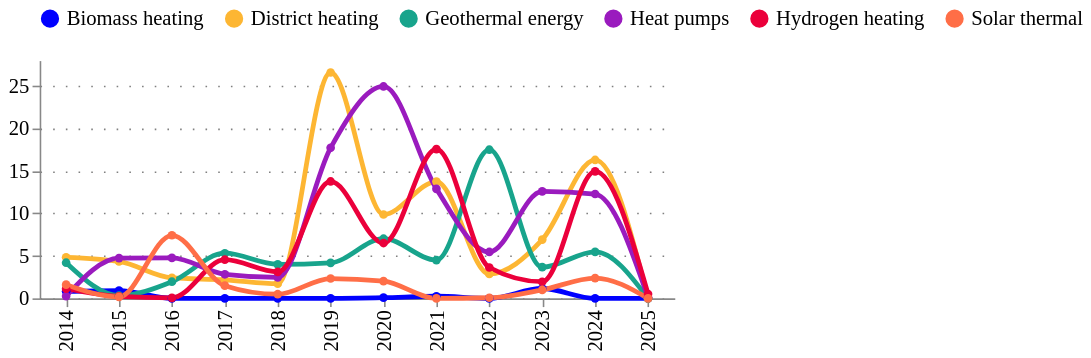

Notebook code cell kept with this figure:
### Code cell
chart_df = (
    gtr_ts_df
    .query("theme in @categories_to_show")
)
def normalise_ts(ts_df, base_year, variable):
    """normalise the data with respect to base_year"""
    normalised_ts_df = []
    for theme, theme_df in ts_df.groupby("theme"):
        theme_df = theme_df.copy()
        theme_df[variable] = theme_df[variable] / theme_df.query("year == @base_year")[variable].values[0]
        normalised_ts_df.append(theme_df)
    return pd.concat(normalised_ts_df, ignore_index=True)

# chart_df = normalise_ts(chart_df, 2014)

fig = charts.ts_smooth(
    ts = chart_df,
    variable="amount",
    variable_title="",
    category_column="theme",
    categories_to_show=categories_to_show,
    time_column="year",
)
charts.configure_plots(fig)

### Figure 1 — Vega-Lite specification as saved in the notebook (floating-point values rounded to 4 significant figures)
{"config": {"title": {"font": "Averta", "anchor": "start"}, "subtitle": {"font": "Averta"}, "axis": {"labelFont": "Averta", "titleFont": "Averta", "gridColor": "grey", "gridDash": [1, 7], "labelFontSize": 13, "titleFontSize": 13}, "header": {"labelFont": "Averta", "titleFont": "Averta"}, "legend": {"labelFont": "Averta", "titleFont": "Averta", "labelFontSize": 13, "titleFontSize": 13}, "range": {"category": ["#0000FF", "#FDB633", "#18A48C", "#9A1BBE", "#EB003B", "#FF6E47", "#646363", "#0F294A", "#97D9E3", "#A59BEE", "#F6A4B7", "#D2C9C0", "#FFFFFF", "#000000"], "ordinal": {"scheme": ["#0000FF", "#FDB633", "#18A48C", "#9A1BBE", "#EB003B", "#FF6E47", "#646363", "#0F294A", "#97D9E3", "#A59BEE", "#F6A4B7", "#D2C9C0", "#FFFFFF", "#000000"]}}, "view": {"strokeWidth": 0}}, "data": {"name": "data-75e3fa96a5b254d5bed3436d2a70fb13"}, "mark": {"type": "line", "interpolate": "monotone", "point": {"filled": true, "size": 30}, "size": 3, "strokeDash": [0]}, "encoding": {"color": {"field": "theme", "legend": {"orient": "top", "title": ""}, "type": "nominal"}, "tooltip": [{"field": "year", "title": "", "type": "ordinal"}, {"field": "theme", "type": "nominal"}, {"field": "amount", "format": ".3f", "title": "", "type": "quantitative"}], "x": {"field": "year", "title": "", "type": "ordinal"}, "y": {"field": "amount", "title": "", "type": "quantitative"}}, "height": 150, "title": {"anchor": "start", "text": "", "fontSize": 16, "subtitle": "", "subtitleFont": "Averta", "subtitleFontSize": 13}, "width": 400, "$schema": "https://vega.github.io/schema/vega-lite/v5.20.1.json", "datasets": {"data-75e3fa96a5b254d5bed3436d2a70fb13": [{"time_period": "2014-01-01", "year": 2014, "n_projects": 3, "amount": 0.8236, "amount_median": 19940.0, "theme": "Biomass heating"}, {"time_period": "2015-01-01", "year": 2015, "n_projects": 4, "amount": 0.9207, "amount_median": 123100.0, "theme": "Biomass heating"}, {"time_period": "2016-01-01", "year": 2016, "n_projects": 0, "amount": 0.0, "amount_median": 0.0, "theme": "Biomass heating"}, {"time_period": "2017-01-01", "year": 2017, "n_projects": 0, "amount": 0.0, "amount_median": 0.0, "theme": "Biomass heating"}, {"time_period": "2018-01-01", "year": 2018, "n_projects": 0, "amount": 0.0, "amount_median": 0.0, "theme": "Biomass heating"}, {"time_period": "2019-01-01", "year": 2019, "n_projects": 0, "amount": 0.0, "amount_median": 0.0, "theme": "Biomass heating"}, {"time_period": "2020-01-01", "year": 2020, "n_projects": 1, "amount": 0.08081, "amount_median": 80810.0, "theme": "Biomass heating"}, {"time_period": "2021-01-01", "year": 2021, "n_projects": 1, "amount": 0.2481, "amount_median": 248100.0, "theme": "Biomass heating"}, {"time_period": "2022-01-01", "year": 2022, "n_projects": 0, "amount": 0.0, "amount_median": 0.0, "theme": "Biomass heating"}, {"time_period": "2023-01-01", "year": 2023, "n_projects": 2, "amount": 1.16, "amount_median": 579800.0, "theme": "Biomass heating"}, {"time_period": "2024-01-01", "year": 2024, "n_projects": 0, "amount": 0.0, "amount_median": 0.0, "theme": "Biomass heating"}, {"time_period": "2025-01-01", "year": 2025, "n_projects": 0, "amount": 0.0, "amount_median": 0.0, "theme": "Biomass heating"}, {"time_period": "2014-01-01", "year": 2014, "n_projects": 4, "amount": 4.831, "amount_median": 382000.0, "theme": "District heating"}, {"time_period": "2015-01-01", "year": 2015, "n_projects": 9, "amount": 4.338, "amount_median": 246800.0, "theme": "District heating"}, {"time_period": "2016-01-01", "year": 2016, "n_projects": 9, "amount": 2.404, "amount_median": 202300.0, "theme": "District heating"}, {"time_period": "2017-01-01", "year": 2017, "n_projects": 11, "amount": 2.184, "amount_median": 69890.0, "theme": "District heating"}, {"time_period": "2018-01-01", "year": 2018, "n_projects": 6, "amount": 1.726, "amount_median": 142000.0, "theme": "District heating"}, {"time_period": "2019-01-01", "year": 2019, "n_projects": 10, "amount": 26.57, "amount_median": 140900.0, "theme": "District heating"}, {"time_period": "2020-01-01", "year": 2020, "n_projects": 15, "amount": 9.865, "amount_median": 210500.0, "theme": "District heating"}, {"time_period": "2021-01-01", "year": 2021, "n_projects": 17, "amount": 13.73, "amount_median": 363600.0, "theme": "District heating"}, {"time_period": "2022-01-01", "year": 2022, "n_projects": 12, "amount": 2.865, "amount_median": 55130.0, "theme": "District heating"}, {"time_period": "2023-01-01", "year": 2023, "n_projects": 13, "amount": 6.909, "amount_median": 72070.0, "theme": "District heating"}, {"time_period": "2024-01-01", "year": 2024, "n_projects": 12, "amount": 16.28, "amount_median": 280800.0, "theme": "District heating"}, {"time_period": "2025-01-01", "year": 2025, "n_projects": 0, "amount": 0.0, "amount_median": 0.0, "theme": "District heating"}, {"time_period": "2014-01-01", "year": 2014, "n_projects": 10, "amount": 4.193, "amount_median": 159800.0, "theme": "Geothermal energy"}, {"time_period": "2015-01-01", "year": 2015, "n_projects": 4, "amount": 0.3319, "amount_median": 42560.0, "theme": "Geothermal energy"}, {"time_period": "2016-01-01", "year": 2016, "n_projects": 4, "amount": 1.959, "amount_median": 143400.0, "theme": "Geothermal energy"}, {"time_period": "2017-01-01", "year": 2017, "n_projects": 11, "amount": 5.308, "amount_median": 395800.0, "theme": "Geothermal energy"}, {"time_period": "2018-01-01", "year": 2018, "n_projects": 10, "amount": 3.998, "amount_median": 44740.0, "theme": "Geothermal energy"}, {"time_period": "2019-01-01", "year": 2019, "n_projects": 16, "amount": 4.182, "amount_median": 247900.0, "theme": "Geothermal energy"}, {"time_period": "2020-01-01", "year": 2020, "n_projects": 15, "amount": 7.017, "amount_median": 360900.0, "theme": "Geothermal energy"}, {"time_period": "2021-01-01", "year": 2021, "n_projects": 12, "amount": 4.505, "amount_median": 61020.0, "theme": "Geothermal energy"}, {"time_period": "2022-01-01", "year": 2022, "n_projects": 18, "amount": 17.48, "amount_median": 288900.0, "theme": "Geothermal energy"}, {"time_period": "2023-01-01", "year": 2023, "n_projects": 23, "amount": 3.666, "amount_median": 39310.0, "theme": "Geothermal energy"}, {"time_period": "2024-01-01", "year": 2024, "n_projects": 15, "amount": 5.472, "amount_median": 276900.0, "theme": "Geothermal energy"}, {"time_period": "2025-01-01", "year": 2025, "n_projects": 0, "amount": 0.0, "amount_median": 0.0, "theme": "Geothermal energy"}, {"time_period": "2014-01-01", "year": 2014, "n_projects": 5, "amount": 0.2625, "amount_median": 5000.0, "theme": "Heat pumps"}, {"time_period": "2015-01-01", "year": 2015, "n_projects": 12, "amount": 4.725, "amount_median": 270700.0, "theme": "Heat pumps"}, {"time_period": "2016-01-01", "year": 2016, "n_projects": 16, "amount": 4.755, "amount_median": 99220.0, "theme": "Heat pumps"}, {"time_period": "2017-01-01", "year": 2017, "n_projects": 6, "amount": 2.83, "amount_median": 440900.0, "theme": "Heat pumps"}, {"time_period": "2018-01-01", "year": 2018, "n_projects": 7, "amount": 2.47, "amount_median": 293000.0, "theme": "Heat pumps"}, {"time_period": "2019-01-01", "year": 2019, "n_projects": 11, "amount": 17.71, "amount_median": 0.0, "theme": "Heat pumps"}, {"time_period": "2020-01-01", "year": 2020, "n_projects": 23, "amount": 24.92, "amount_median": 283000.0, "theme": "Heat pumps"}, {"time_period": "2021-01-01", "year": 2021, "n_projects": 22, "amount": 12.88, "amount_median": 403600.0, "theme": "Heat pumps"}, {"time_period": "2022-01-01", "year": 2022, "n_projects": 29, "amount": 5.456, "amount_median": 49650.0, "theme": "Heat pumps"}, {"time_period": "2023-01-01", "year": 2023, "n_projects": 24, "amount": 12.58, "amount_median": 112400.0, "theme": "Heat pumps"}, {"time_period": "2024-01-01", "year": 2024, "n_projects": 21, "amount": 12.27, "amount_median": 280300.0, "theme": "Heat pumps"}, {"time_period": "2025-01-01", "year": 2025, "n_projects": 2, "amount": 0.09982, "amount_median": 49910.0, "theme": "Heat pumps"}, {"time_period": "2014-01-01", "year": 2014, "n_projects": 3, "amount": 1.132, "amount_median": 426900.0, "theme": "Hydrogen heating"}, {"time_period": "2015-01-01", "year": 2015, "n_projects": 1, "amount": 0.2348, "amount_median": 234800.0, "theme": "Hydrogen heating"}, {"time_period": "2016-01-01", "year": 2016, "n_projects": 1, "amount": 0.06048, "amount_median": 60480.0, "theme": "Hydrogen heating"}, {"time_period": "2017-01-01", "year": 2017, "n_projects": 6, "amount": 4.546, "amount_median": 93070.0, "theme": "Hydrogen heating"}, {"time_period": "2018-01-01", "year": 2018, "n_projects": 8, "amount": 3.107, "amount_median": 166000.0, "theme": "Hydrogen heating"}, {"time_period": "2019-01-01", "year": 2019, "n_projects": 11, "amount": 13.75, "amount_median": 0.0, "theme": "Hydrogen heating"}, {"time_period": "2020-01-01", "year": 2020, "n_projects": 20, "amount": 6.507, "amount_median": 0.0, "theme": "Hydrogen heating"}, {"time_period": "2021-01-01", "year": 2021, "n_projects": 27, "amount": 17.56, "amount_median": 106900.0, "theme": "Hydrogen heating"}, {"time_period": "2022-01-01", "year": 2022, "n_projects": 22, "amount": 3.628, "amount_median": 38820.0, "theme": "Hydrogen heating"}, {"time_period": "2023-01-01", "year": 2023, "n_projects": 12, "amount": 1.955, "amount_median": 108800.0, "theme": "Hydrogen heating"}, {"time_period": "2024-01-01", "year": 2024, "n_projects": 17, "amount": 14.94, "amount_median": 260700.0, "theme": "Hydrogen heating"}, {"time_period": "2025-01-01", "year": 2025, "n_projects": 1, "amount": 0.5155, "amount_median": 515500.0, "theme": "Hydrogen heating"}, {"time_period": "2014-01-01", "year": 2014, "n_projects": 5, "amount": 1.611, "amount_median": 5000.0, "theme": "Solar thermal"}, {"time_period": "2015-01-01", "year": 2015, "n_projects": 3, "amount": 0.1798, "amount_median": 84700.0, "theme": "Solar thermal"}, {"time_period": "2016-01-01", "year": 2016, "n_projects": 13, "amount": 7.42, "amount_median": 169900.0, "theme": "Solar thermal"}, {"time_period": "2017-01-01", "year": 2017, "n_projects": 10, "amount": 1.494, "amount_median": 101200.0, "theme": "Solar thermal"}, {"time_period": "2018-01-01", "year": 2018, "n_projects": 9, "amount": 0.4887, "amount_median": 0.0, "theme": "Solar thermal"}, {"time_period": "2019-01-01", "year": 2019, "n_projects": 8, "amount": 2.333, "amount_median": 170000.0, "theme": "Solar thermal"}, {"time_period": "2020-01-01", "year": 2020, "n_projects": 8, "amount": 2.021, "amount_median": 100100.0, "theme": "Solar thermal"}, {"time_period": "2021-01-01", "year": 2021, "n_projects": 0, "amount": 0.0, "amount_median": 0.0, "theme": "Solar thermal"}, {"time_period": "2022-01-01", "year": 2022, "n_projects": 2, "amount": 0.07085, "amount_median": 35420.0, "theme": "Solar thermal"}, {"time_period": "2023-01-01", "year": 2023, "n_projects": 4, "amount": 0.9911, "amount_median": 235500.0, "theme": "Solar thermal"}, {"time_period": "2024-01-01", "year": 2024, "n_projects": 7, "amount": 2.384, "amount_median": 234900.0, "theme": "Solar thermal"}, {"time_period": "2025-01-01", "year": 2025, "n_projects": 0, "amount": 0.0, "amount_median": 0.0, "theme": "Solar thermal"}]}}
